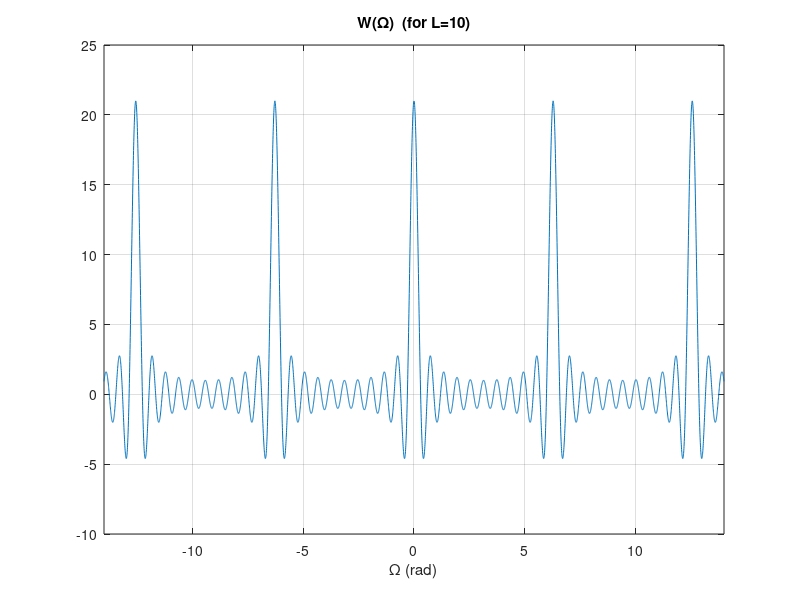

MATLAB code to generate this figure:
% Script : exdt_3_15a.m
L = 10;
Omg = [-14:0.005:14];   % Vector of angular frequencies
% Compute the transform
XOmg = sin(0.5*Omg*(2*L+1))./sin(0.5*Omg);
% Graph the transform
plot(Omg,XOmg); grid;
axis([-14,14,-10,25]);
xlabel('\Omega (rad)'); 
title('W(\Omega)  (for L=10)');
